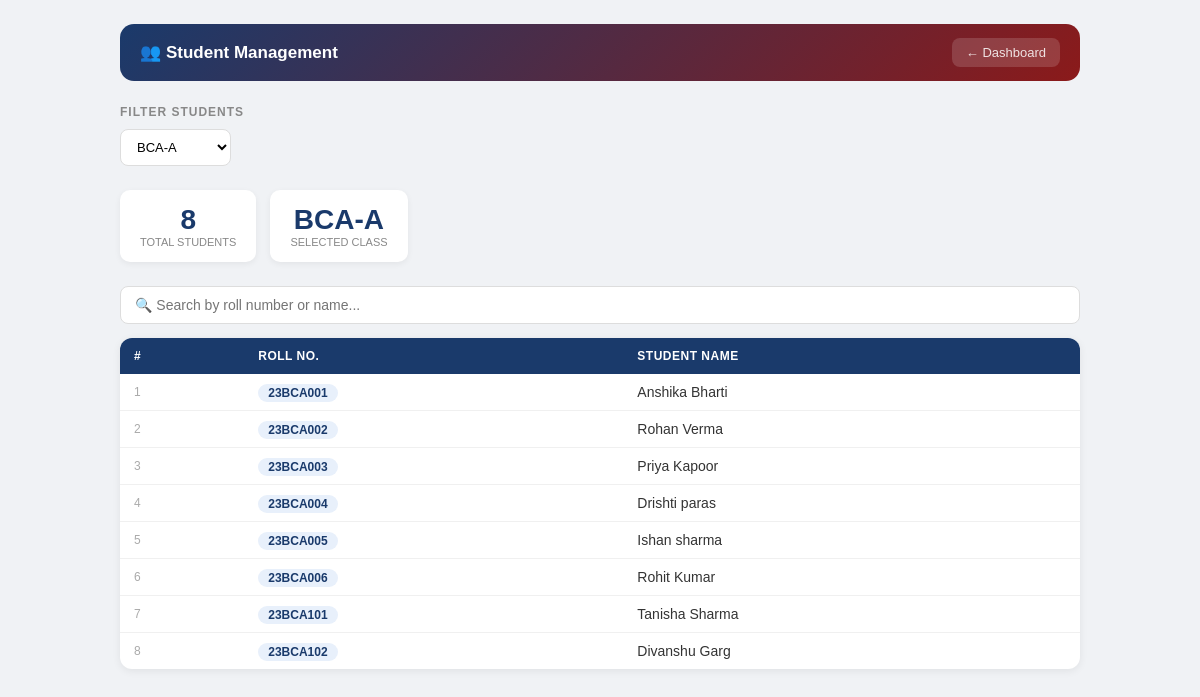
The page /students?class_id=1 (signed in) on the database its author committed.
### tables this page shows
CREATE TABLE classes (
            id INTEGER PRIMARY KEY AUTOINCREMENT,
            name TEXT UNIQUE NOT NULL,
            department TEXT,
            incharge_id INTEGER
        );

CREATE TABLE students (
            roll TEXT PRIMARY KEY,
            name TEXT,
            class_id INTEGER
        );

### qr_attendance_project.py (the view)
@app.route("/students")
def show_students():
    redir = require_login()
    if redir: return redir
    user    = current_user()
    classes = get_all_classes()
    class_id = request.args.get("class_id")
    if class_id:
        class_id = int(class_id)
        students = get_students_by_class(class_id)
    elif user["role"] == "coordinator":
        students = get_all_students()
        class_id = None
    else:
        class_id = user.get("class_id")
        students = get_students_by_class(class_id) if class_id else []
    return render_template("students.html",
        user=user,
        students=students,
        classes=classes,
        selected_class_id=class_id
    )

### database_logic.py (called while the page is built)
def get_db():
    conn = sqlite3.connect(DB)
    conn.execute("PRAGMA journal_mode=WAL")
    conn.execute("PRAGMA foreign_keys=ON")
    return conn

def get_all_classes():
    conn = get_db()
    c = conn.cursor()
    c.execute("""
        SELECT cl.id, cl.name, cl.department, u.full_name
        FROM classes cl
        LEFT JOIN users u ON cl.incharge_id = u.id
        ORDER BY cl.name
    """)
    rows = c.fetchall()
    conn.close()
    return rows

def get_students_by_class(class_id):
    conn = get_db()
    c = conn.cursor()
    c.execute("SELECT roll, name, class_id FROM students WHERE class_id = ? ORDER BY roll",
              (class_id,))
    rows = c.fetchall()
    conn.close()
    return rows

### qr_attendance_project.py (called while the page is built)
def current_user():
    return session.get("user_data")

def require_login():
    if not current_user():
        return redirect(url_for("login"))
    return None

### templates/students.html (shortened to what this page needs)
<!DOCTYPE html>
<html lang="en">
<head>
</head>
<body>
<div class="topbar">
    <h1>👥 Student Management</h1>
    <a href="/dashboard">← Dashboard</a>
</div>
<div class="section">
    <div class="section-title">Filter Students</div>
    <div class="filter-bar">
        <form method="GET" action="/students" style="display:flex;gap:10px;flex-wrap:wrap;align-items:center;">
            <select name="class_id" onchange="this.form.submit()">
                {% for cls in classes %}
                <option value="{{ cls[0] }}"
                    {% if selected_class_id and cls[0] == selected_class_id %}selected{% endif %}>
                    {{ cls[1] }}
                </option>
                {% endfor %}
            </select>
        </form>
    </div>
</div>
<div class="section">
    <div class="stats-row">
        <div class="stat-card">
            <div class="num">{{ students|length }}</div>
            <div class="lbl">Total Students</div>
        </div>
        {% if selected_class_id %}
        <div class="stat-card">
            <div class="num">
                {% for cls in classes %}{% if cls[0] == selected_class_id %}{{ cls[1] }}{% endif %}{% endfor %}
            </div>
            <div class="lbl">Selected Class</div>
        </div>
        {% endif %}
    </div>
</div>
<div class="section">
    <div class="search-wrap">
        <input type="text" id="searchInput"
               placeholder="🔍 Search by roll number or name..."
               onkeyup="filterTable()">
    </div>
    <div class="table-wrap">
        {% if students %}
        <table id="studentTable">
            <thead>
                <tr>
                    <th>#</th>
                    <th>Roll No.</th>
                    <th>Student Name</th>
                </tr>
            </thead>
            <tbody>
                {% for s in students %}
                <tr>
                    <td style="color:#aaa;font-size:12px;">{{ loop.index }}</td>
                    <td><span class="roll-badge">{{ s[0] }}</span></td>
                    <td>{{ s[1] or '—' }}</td>
                </tr>
                {% endfor %}
            </tbody>
        </table>
        {% endif %}
    </div>
</div>
</body>
</html>

### templates/students.html (style rules this page uses)
* { box-sizing: border-box; margin: 0; padding: 0; }
body { font-family: Arial, sans-serif; background: #f0f2f5; padding: 24px 16px; min-height: 100vh; }
.topbar { max-width: 960px; margin: 0 auto 24px; background: linear-gradient(135deg, #1a3a6b, #8b1a1a); border-radius: 14px; padding: 14px 20px; display: flex; justify-content: space-between; align-items: center; }
.topbar h1 { color: white; font-size: 17px; }
.topbar a { color: rgba(255,255,255,0.85); text-decoration: none; font-size: 13px; padding: 7px 14px; background: rgba(255,255,255,0.15); border-radius: 8px; }
.section { max-width: 960px; margin: 0 auto 24px; }
.section-title { font-size: 12px; font-weight: bold; color: #888; text-transform: uppercase; letter-spacing: 1px; margin-bottom: 10px; }
.filter-bar { display: flex; gap: 10px; flex-wrap: wrap; margin-bottom: 20px; align-items: center; }
.filter-bar select, .filter-bar input { padding: 9px 12px; border: 1px solid #ddd; border-radius: 8px; font-size: 13px; background: white; }
.stats-row { display: flex; gap: 14px; flex-wrap: wrap; margin-bottom: 20px; }
.stat-card { background: white; border-radius: 10px; padding: 14px 20px; text-align: center; box-shadow: 0 2px 6px rgba(0,0,0,0.06); min-width: 120px; }
.stat-card .num { font-size: 28px; font-weight: 900; color: #1a3a6b; }
.stat-card .lbl { font-size: 11px; color: #888; text-transform: uppercase; }
.search-wrap { margin-bottom: 14px; }
.search-wrap input { width: 100%; padding: 10px 14px; border: 1px solid #ddd; border-radius: 8px; font-size: 14px; background: white; }
.table-wrap { background: white; border-radius: 12px; box-shadow: 0 2px 8px rgba(0,0,0,0.07); overflow: hidden; }
table { width: 100%; border-collapse: collapse; font-size: 14px; }
thead { background: #1a3a6b; }
th { padding: 11px 14px; text-align: left; color: white; font-size: 12px; text-transform: uppercase; letter-spacing: 0.5px; }
td { padding: 10px 14px; border-bottom: 1px solid #f0f0f0; color: #333; }
tr:last-child td { border-bottom: none; }
.roll-badge { font-weight: bold; color: #1a3a6b; background: #e8f0fb; padding: 2px 10px; border-radius: 20px; font-size: 12px; }

### rows shown on the page
classes: name "BCA-A"
students: roll "23BCA001", name "Anshika Bharti"
students: roll "23BCA002", name "Rohan Verma"
students: roll "23BCA003", name "Priya Kapoor"
students: roll "23BCA004", name "Drishti paras"
students: roll "23BCA005", name "Ishan sharma"
students: roll "23BCA006", name "Rohit Kumar"
students: roll "23BCA101", name "Tanisha Sharma"
students: roll "23BCA102", name "Divanshu Garg"

### other values the page prints
{{ students|length }} "8"
form field class_id "BCA-A"
